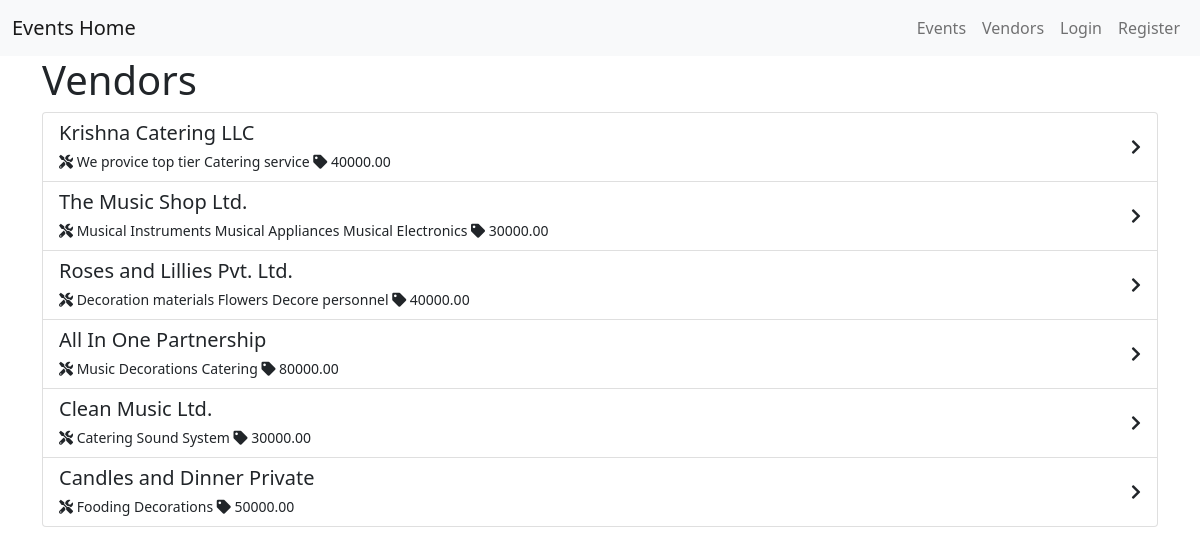
/vendor-list/, run on the app's committed database.
### base/models.py (models this page shows, shortened)
class Vendor(models.Model):
    name = models.CharField(max_length=100)
    services_offered = models.TextField()
    pricing = models.DecimalField(max_digits=10, decimal_places=2)
    contact_info = models.CharField(max_length=100)
    website = models.URLField(null=True)
    categories = models.ManyToManyField('VendorCategory')
    is_approved = models.BooleanField(default=False)
    is_available = models.BooleanField(default=True)

### base/views.py (the view)
# urls.py: path('vendor-list/', views.VendorListView.as_view(), name='vendor-list'),
class VendorListView(ListView):
    model = Vendor
    template_name = 'vendorList.html'
    context_object_name = 'vendor'

### base/templatetags/events.py (called while the page is built)
@register.filter(name='is_Admin')
def is_Admin(user):
    return user.groups.filter(name='Admin').exists()

@register.filter(name='is_Vendor')
def is_Vendor(user):
    return user.groups.filter(name='Vendor').exists()

### templates/vendorList.html (shortened to what this page needs)
{% load events %}
<!DOCTYPE html>
<html lang="en">
<head>
    <link rel="stylesheet" href="https://cdnjs.cloudflare.com/ajax/libs/font-awesome/5.15.4/css/all.min.css">
    <link href="https://cdn.jsdelivr.net/npm/bootstrap@5.0.2/dist/css/bootstrap.min.css" rel="stylesheet">
</head>
<body>
  {% include 'navbar.html' %}
    <div class="container">
        <h1 class="page-header">Vendors</h1>
        <div class="list-group">
            {% for i in vendor %}
            <a href="{% url 'vendor-details' i.id %}" class="list-group-item list-group-item-action">
                <div class="d-flex justify-content-between align-items-center">
                    <div>
                        <h5 class="mb-1 vendor-name">{{ i.name }}</h5>
                        <small class="vendor-info">
                            <i class="fas fa-tools"></i> {{ i.services_offered }}
                            <i class="fas fa-tag ml-2"></i> {{ i.pricing }}
                        </small>
                    </div>
                    <i class="fas fa-chevron-right"></i>
                </div>
            </a>
            {% endfor %}
        </div>
    </div>
</body>
</html>

### data on the page
Vendor: name "Krishna Catering LLC", services_offered "We provice top tier Catering service", pricing "40000.00"
Vendor: name "The Music Shop Ltd.", services_offered "Musical Instruments Musical Appliances Musical Electronics", pricing "30000.00"
Vendor: name "Roses and Lillies Pvt. Ltd.", services_offered "Decoration materials Flowers Decore personnel", pricing "40000.00"
Vendor: name "All In One Partnership", services_offered "Music Decorations Catering", pricing "80000.00"
Vendor: name "Clean Music Ltd.", services_offered "Catering Sound System", pricing "30000.00"
Vendor: name "Candles and Dinner Private", services_offered "Fooding Decorations", pricing "50000.00"
